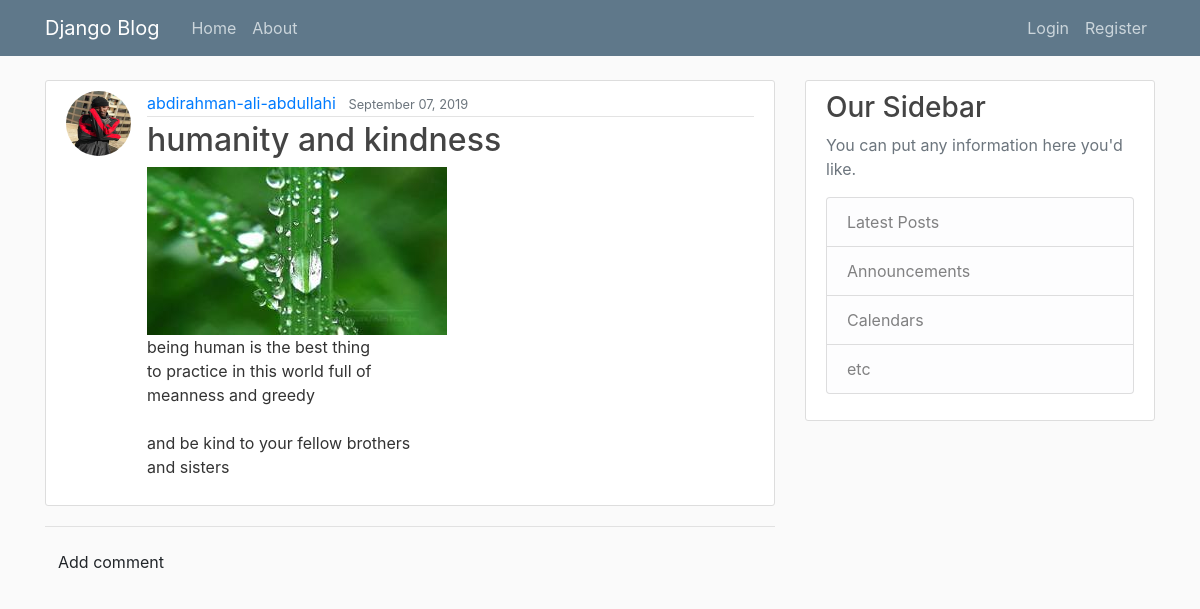
The page /post/29/ on the database its author committed.
### blog/models.py (models this page shows, shortened)
class Post(models.Model):
	title=models.CharField(max_length=100)
	content=models.TextField()
	date_posted=models.DateTimeField(default=timezone.now)
	author=models.ForeignKey(User,on_delete=models.CASCADE)
	image=models.ImageField(default='default.jpg',upload_to='post_media')

### users/models.py (models this page shows, shortened)
class Profile(models.Model):
	user=models.OneToOneField(User,on_delete=models.CASCADE)
	image=models.ImageField(default='default.jpg',upload_to='profile_pics')

### blog/views.py (the view)
# urls.py: path('post/<int:pk>/',PostDetailView.as_view(),name='post-detail' ),
class PostDetailView(DetailView):
    model=Post

### blog/templates/blog/post_detail.html (shortened to what this page needs)
{% extends 'blog/base.html' %}
{% block content %}
  <article class="media content-section">
	  <img class='rounded-circle article-img'src='{{ object.author.profile.image.url }}'>
	  <div class="media-body">
	    <div class="article-metadata">
	      <a class="mr-2" href="{% url 'user-posts' object.author.username %}">{{ object.author }}</a>
	      <small class="text-muted">{{ object.date_posted|date:'F d, Y' }}</small>
	    </div>
	    <h2 class="article-title">{{ object.title }}</h2>
	    <img src="{{ post.image.url }}">
	    <p class="article-content">{{ object.content }}</p>
	  </div>
  </article>
  <hr>
  	<a class="btn btn-default" href="{% url 'add_comment_to_post' pk=post.pk %}">Add comment</a>
{% endblock content %}

### blog/static/blog/main.css (style rules this page uses)
body { background: #fafafa; color: #333333; margin-top: 5rem; }
h1, h2, h3, h4, h5, h6 { color: #444444; }
.content-section { background: #ffffff; padding: 10px 20px; border: 1px solid #dddddd; border-radius: 3px; margin-bottom: 20px; }
.article-title { color: #444444; }
.article-content { white-space: pre-line; }
.article-img { height: 65px; width: 65px; margin-right: 16px; }
.article-metadata { padding-bottom: 1px; margin-bottom: 4px; border-bottom: 1px solid #e3e3e3 }

### rows shown on the page
Post: author.profile.image (picture), author "abdirahman-ali-abdullahi", date_posted "September 07, 2019", title "humanity and kindness", image (placeholder picture), content "being human is the best thing to practice in this world full of meanness and greedy and be kind to your fellow brothers and sisters"
